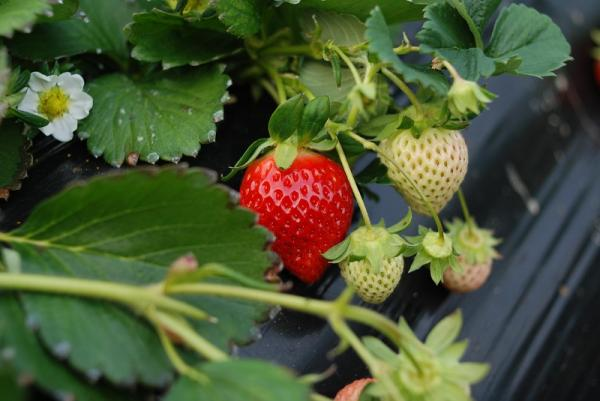
#> input picture LAB 1/EL5206_Experiencia_1_2022_2.pdf/frutilla.jpg, 600 x 401 px
$ jupyter execute LAB1.ipynb
#> lines starting #> are read from the running program, lines starting #| are printed output that depends on the picture; after the words box and inside, x2 and y2 are one past the last pixel; in counts of white or black regions, pixels touching at a corner belong together
1. Cargue la imagen ‘frutilla.jpg’ con 'imread' y despliegue su contenido con 'imshow' o 'imagesc'. Convierta
la imagen a escala de grises y visualice su histograma. Utilizando un umbral t, obtenga una imagen binaria
(pruebe al menos tres valores para t). Muestre y comente los resultados. Suponga que ahora solo se desea
segmentar la frutilla de color rojo. Analice si es posible utilizando solamente uno de los tres canales de la
imagen RGB obteniendo una imagen binaria o si debe utilizar operaciones básicas entre dos canales.

[cell 1]
import cv2
import matplotlib.pyplot as plt
# path

# Using cv2.imread() method
img = cv2.imread("frutilla.jpg")
#> img is the input picture: shape (401, 600, 3); mean B, G, R 52, 85.8, 74.5
gray = cv2.cvtColor(img, cv2.COLOR_BGR2GRAY)
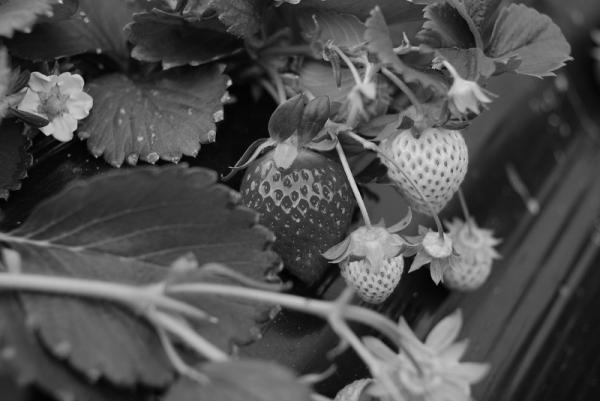
#> gray: shape (401, 600); min 0, max 222, mean 78.6

# Displaying the image
cv2.imshow('origina', img)
cv2.imshow('gris', gray)

cv2.waitKey(0)
cv2.destroyAllWindows()

hist = cv2.calcHist([gray],[0],None,[256],[0,256])
#> hist = 256 values, max 3224 at index 79, min 0 at index 219, mean 939.8

# plot the above computed histogram
plt.plot(hist, color='b')
plt.show()
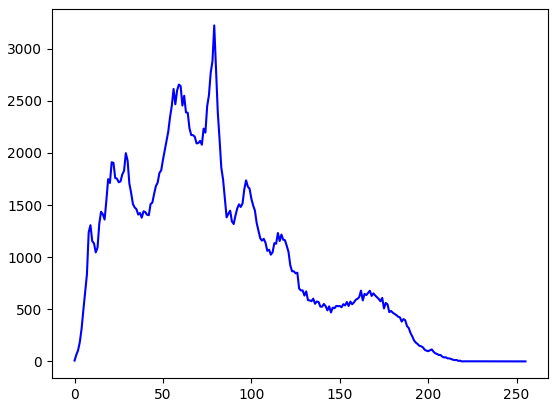
#> figure drawn by matplotlib, 1 panel; curve peaks at x = 79, y = 3224

[cell 2]
plt.hist(gray.ravel(),256,[0,256])
plt.title('Histogram for gray scale image')
plt.show()
#> figure, not shown here; tallest bar 3224 high, from x = 79 to 80

[cell 3]
ret,thresh100 = cv2.threshold(gray,100,255,cv2.THRESH_BINARY)
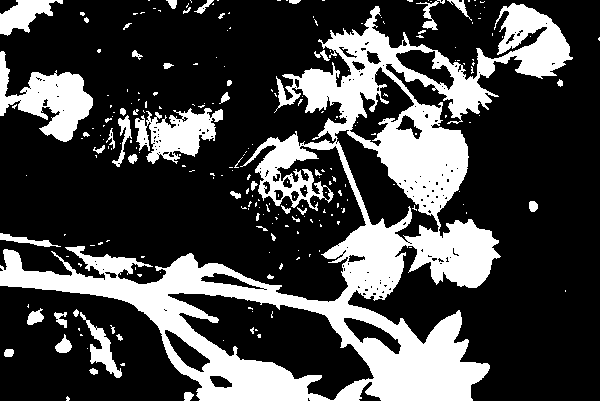
#> thresh100: shape (401, 600); 27.6% white; 240 white regions (192 under 20 px), largest, box (x1, y1, x2, y2) and area: (0, 3, 573, 401) 54246, (0, 51, 93, 142) 3768, (135, 108, 223, 164) 2707
cv2.imshow('umbral 100', thresh100)

ret,thresh150 = cv2.threshold(gray,150,255,cv2.THRESH_BINARY)
#> thresh150: shape (401, 600); 9.8% white; 183 white regions (152 under 20 px), largest, box (x1, y1, x2, y2) and area: (172, 284, 485, 401) 6524, (377, 129, 468, 201) 3475, (343, 225, 418, 292) 2515
cv2.imshow('umbral 150', thresh150)

ret,thresh50 = cv2.threshold(gray,50,255,cv2.THRESH_BINARY)
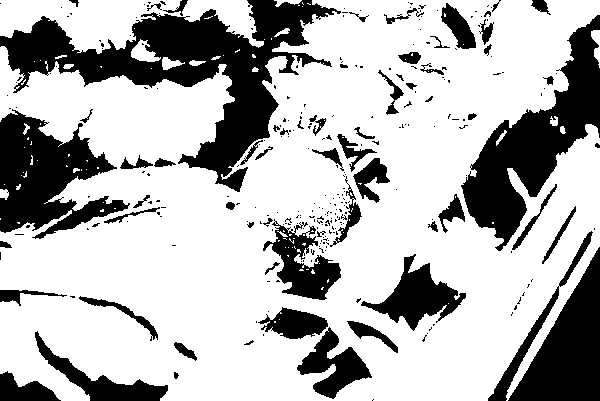
#> thresh50: shape (401, 600); 71% white; 291 black regions (227 under 20 px), largest, box (x1, y1, x2, y2) and area: (0, 0, 341, 192) 19360, (461, 15, 600, 251) 11429, (0, 109, 130, 239) 8914
cv2.imshow('umbral 50', thresh50)
cv2.waitKey(0)
cv2.destroyAllWindows()

[cell 4]
import numpy as np
def red(imagen,thresh1,thresh2):
#> called with thresh1 = 120, thresh2 = 100
    largo,ancho,canales=np.shape(imagen)
#> largo = 401; ancho = 600; canales = 3

    for i in range(largo):
        for j in range(ancho):
            pixel=imagen[i,j]
            if pixel[2]<thresh1 or pixel[1]>thresh2:
                imagen[i,j]=np.array([0,0,0])
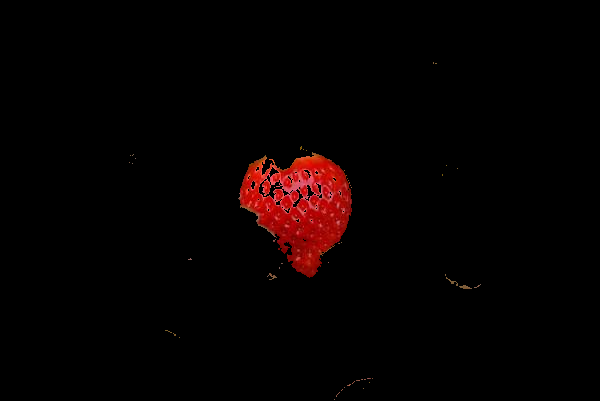
#> imagen: shape (401, 600, 3); mean B, G, R 0.8, 1, 6.4
    return imagen

[cell 5]
cv2.imshow('actual', img)
import copy
copiaimg=copy.copy(img)
redimg=red(copiaimg,120,100)
cv2.imshow('nuevo rojo', redimg)

cv2.waitKey(0)
cv2.destroyAllWindows()

[cell 6]
import cv2
import matplotlib.pyplot as plt
from skimage.feature import local_binary_pattern
import numpy as np

[cell 7]
radius = 3
n_points = 8 * radius

[cell 8]
img = cv2.imread("I6_gal.jpg",0)
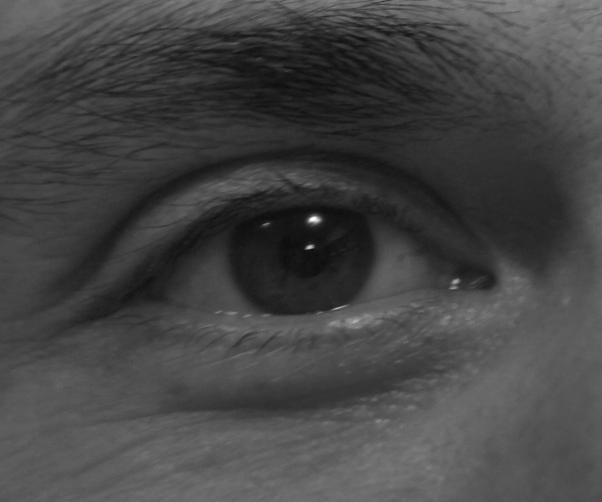
#> input picture LAB 1/EL5206_Experiencia_1_2022_2.pdf/I6_gal.jpg, 602 x 502 px
#> img is the input picture: shape (502, 602); min 6, max 255, mean 69
lbp = local_binary_pattern(img, n_points, radius)
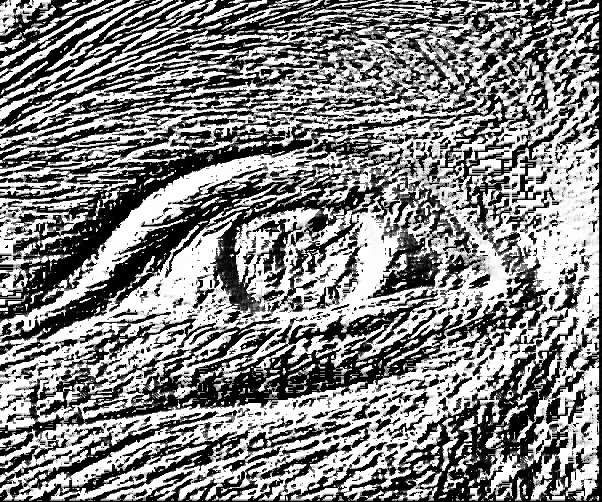
#> lbp: shape (502, 602) float64; min 0, max 16777215, mean 8682575.8; drawn with min black and max white
cv2.imshow('original', lbp)
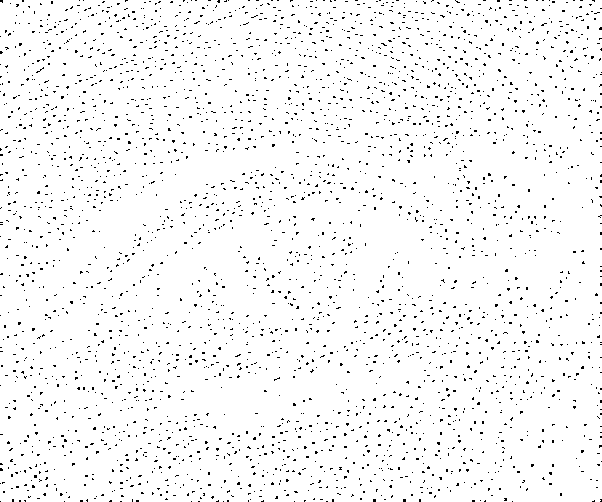
#> window 'original': shape (502, 602); 96.7% white; black in thin lines or dots
cv2.waitKey(0)
cv2.destroyAllWindows()

[cell 9]
new_img=img[0:100,0:100]
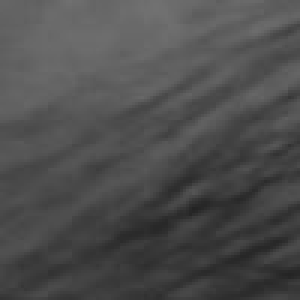
#> new_img: shape (100, 100) (shown 3 times larger); min 35, max 113, mean 77.5


cv2.imshow('original', new_img)
cv2.waitKey(0)
cv2.destroyAllWindows()

[cell 10]
histogram, bin_edges = np.histogram(new_img, bins=84, range=(0, 84))
#> histogram = 84 values, max 289 at index 83, min 0 at index 0, mean 76.07; bin_edges = 85 values from 0 to 84
plt.figure()
plt.title("Grayscale Histogram")
plt.xlabel("grayscale value")
plt.ylabel("pixel count")

plt.plot(bin_edges[0:-1], histogram)  # <- or here
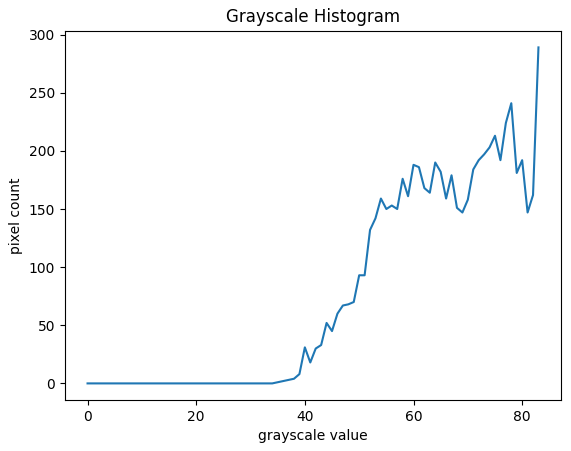
#> figure drawn by matplotlib, 1 panel; curve peaks at x = 83, y = 289

[cell 11]
np.count_nonzero(histogram)
#> Out = 49
